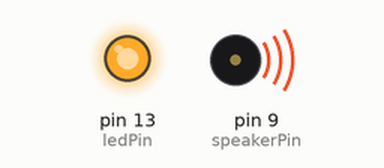
Recording of a sketch running on a simulated Arduino Uno, built with avr-gcc and run on an emulated ATmega328P. On the bench: output pins drawn as LEDs (lit = HIGH), buzzer (waves = sounding). Pins used as bus, display or sensor lines are not drawn.

Above: at 0.2 s.
At 11.05 s:
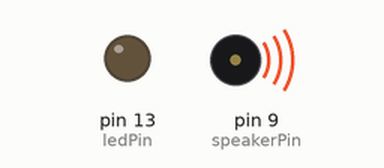
At 13.45 s:
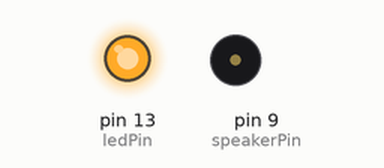
At 21.65 s:
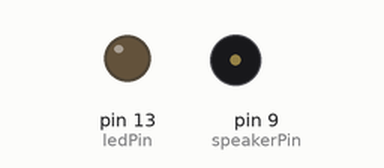
Timing chart, 0 to 28.9 s (numbered marks = the images above):
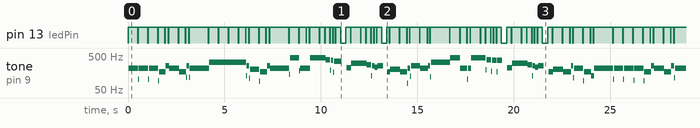

The sketch:

Marcha_imperial.ino
```cpp
int ledPin = 13;
//led for visualization (use 13 for built-in led)

int speakerPin = 9;
//speaker connected to one of the PWM ports

#define c 261
#define d 294
#define e 329
#define f 349
#define g 391
#define gS 415
#define a 440
#define aS 455
#define b 466
#define cH 523
#define cSH 554
#define dH 587
#define dSH 622
#define eH 659
#define fH 698
#define fSH 740
#define gH 784
#define gSH 830
#define aH 880
//frequencies for the tones we're going to use
//used http://home.mit.bme.hu/~bako/tonecalc/tonecalc.htm to get these

void setup()
{
  pinMode(ledPin, OUTPUT);
  // sets the ledPin to be an output
  pinMode(speakerPin, OUTPUT);
  //sets the speakerPin to be an output
}

void loop()   // run over and over again
{
  march();
}

void beep (unsigned char speakerPin, int frequencyInHertz, long timeInMilliseconds)
{
    digitalWrite(ledPin, HIGH);
    //use led to visualize the notes being played

    int x;
    long delayAmount = (long)(1000000/frequencyInHertz);
    long loopTime = (long)((timeInMilliseconds*1000)/(delayAmount*2));
    for (x=0;x<loopTime;x++)
    {
        digitalWrite(speakerPin,HIGH);
        delayMicroseconds(delayAmount);
        digitalWrite(speakerPin,LOW);
        delayMicroseconds(delayAmount);
    }

    digitalWrite(ledPin, LOW);
    //set led back to low

    delay(20);
    //a little delay to make all notes sound separate
}

void march()
{
    //for the sheet music see:
    //http://www.musicnotes.com/sheetmusic/mtd.asp?ppn=MN0016254
    //this is just a translation of said sheet music to frequencies / time in ms
    //used 500 ms for a quart note

    beep(speakerPin, a, 500);
    beep(speakerPin, a, 500);
    beep(speakerPin, a, 500);
    beep(speakerPin, f, 350);
    beep(speakerPin, cH, 150);

    beep(speakerPin, a, 500);
    beep(speakerPin, f, 350);
    beep(speakerPin, cH, 150);
    beep(speakerPin, a, 1000);
    //first bit

    beep(speakerPin, eH, 500);
    beep(speakerPin, eH, 500);
    beep(speakerPin, eH, 500);
    beep(speakerPin, fH, 350);
    beep(speakerPin, cH, 150);

    beep(speakerPin, gS, 500);
    beep(speakerPin, f, 350);
    beep(speakerPin, cH, 150);
    beep(speakerPin, a, 1000);
    //second bit...

    beep(speakerPin, aH, 500);
    beep(speakerPin, a, 350);
    beep(speakerPin, a, 150);
    beep(speakerPin, aH, 500);
    beep(speakerPin, gSH, 250);
    beep(speakerPin, gH, 250);

    beep(speakerPin, fSH, 125);
    beep(speakerPin, fH, 125);
    beep(speakerPin, fSH, 250);
    delay(250);
    beep(speakerPin, aS, 250);
    beep(speakerPin, dSH, 500);
    beep(speakerPin, dH, 250);
    beep(speakerPin, cSH, 250);
    //start of the interesting bit

    beep(speakerPin, cH, 125);
    beep(speakerPin, b, 125);
    beep(speakerPin, cH, 250);
    delay(250);
    beep(speakerPin, f, 125);
    beep(speakerPin, gS, 500);
    beep(speakerPin, f, 375);
    beep(speakerPin, a, 125);

    beep(speakerPin, cH, 500);
    beep(speakerPin, a, 375);
    beep(speakerPin, cH, 125);
    beep(speakerPin, eH, 1000);
    //more interesting stuff (this doesn't quite get it right somehow)

    beep(speakerPin, aH, 500);
    beep(speakerPin, a, 350);
    beep(speakerPin, a, 150);
    beep(speakerPin, aH, 500);
    beep(speakerPin, gSH, 250);
    beep(speakerPin, gH, 250);

    beep(speakerPin, fSH, 125);
    beep(speakerPin, fH, 125);
    beep(speakerPin, fSH, 250);
    delay(250);
    beep(speakerPin, aS, 250);
    beep(speakerPin, dSH, 500);
    beep(speakerPin, dH, 250);
    beep(speakerPin, cSH, 250);
    //repeat... repeat

    beep(speakerPin, cH, 125);
    beep(speakerPin, b, 125);
    beep(speakerPin, cH, 250);
    delay(250);
    beep(speakerPin, f, 250);
    beep(speakerPin, gS, 500);
    beep(speakerPin, f, 375);
    beep(speakerPin, cH, 125);

    beep(speakerPin, a, 500);
    beep(speakerPin, f, 375);
    beep(speakerPin, c, 125);
    beep(speakerPin, a, 1000);
    //and we're done \ó/
}
```

Measured:
- by itself, pin 13 (ledPin): moves between LOW and HIGH, repeating every 25.2 s
- by itself, tone on pin 9 (speakerPin): plays 220 Hz for 0.48 s, 104 Hz for 0.04 s, 220 Hz for 0.48 s, 104 Hz for 0.04 s, 220 Hz for 0.48 s, 94 Hz for 0.04 s … (401 notes in this stretch)
